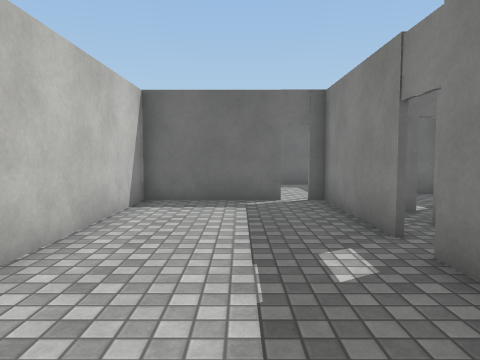
View 1 (above)

16 first-person views from a walk through a Unity game level. The camera is 1.3 m above the floor, tilts 4° down and sees 70° across. The floor is counted in squares, 1 m on a side. Each view is taken from the middle of a square. On the plan, view 1 faces up. The plan holds only what a view shows up to about 15 squares ahead; the rest is blank. The place goes on beyond the plan. Surface patterns are stand-ins for the level's own textures.

View 2
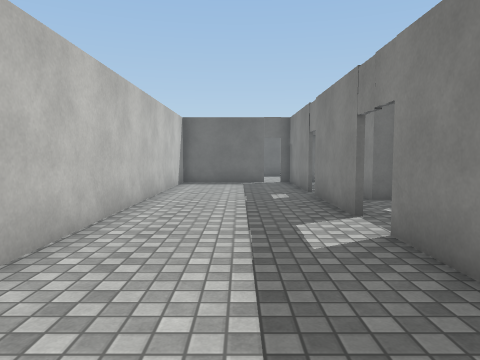

View 3
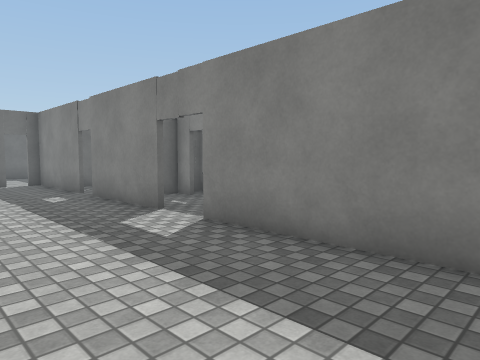

View 4
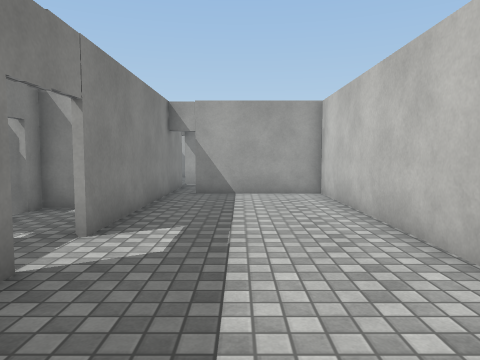

View 5
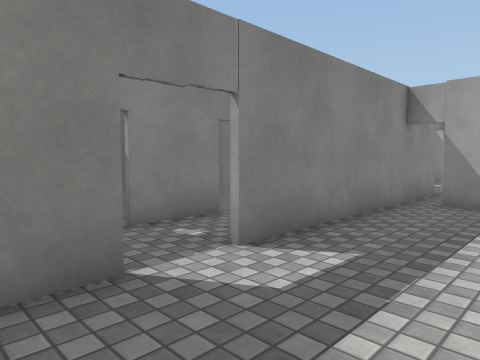

View 6
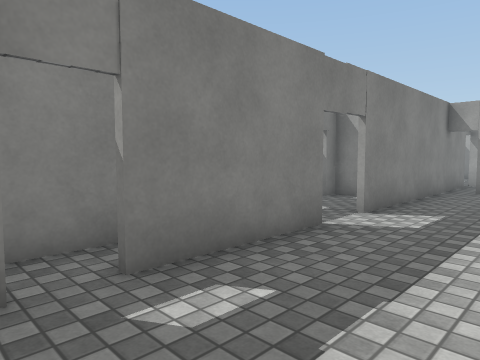

View 7
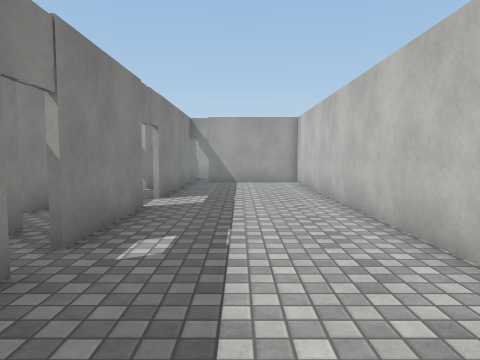

View 8
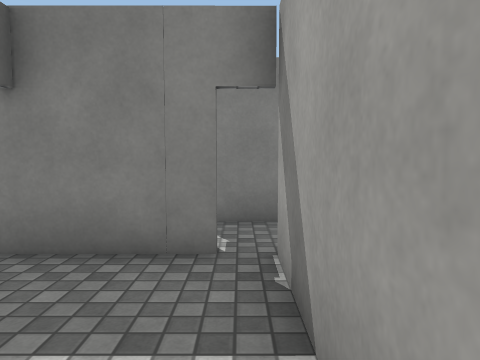

View 9
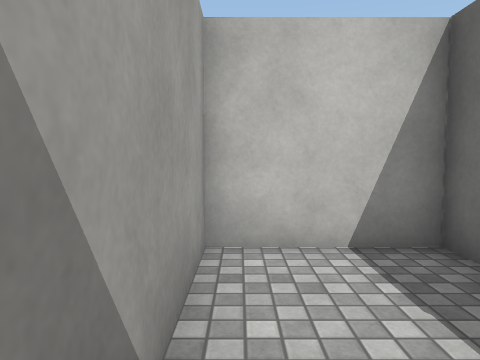

View 10
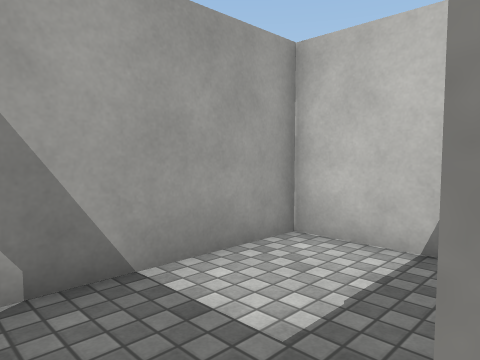

View 11
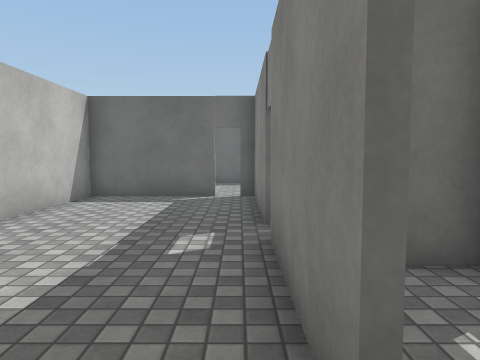

View 12
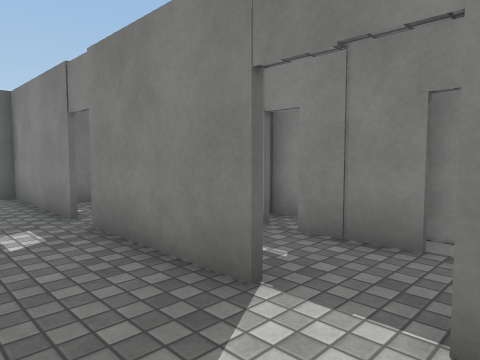

View 13
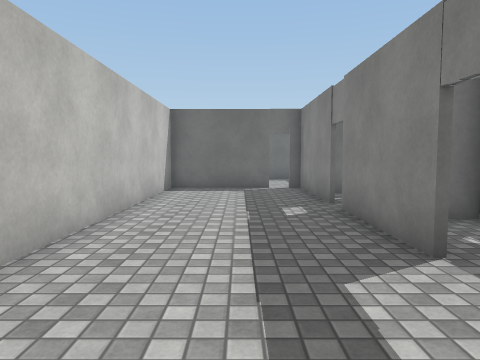

View 14
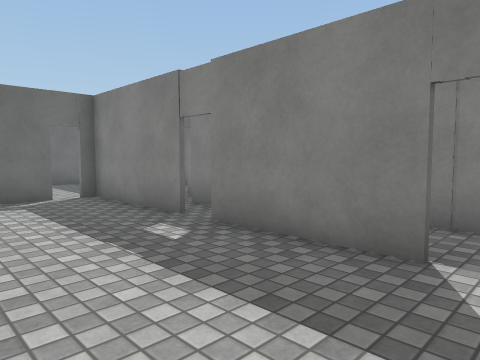

View 15
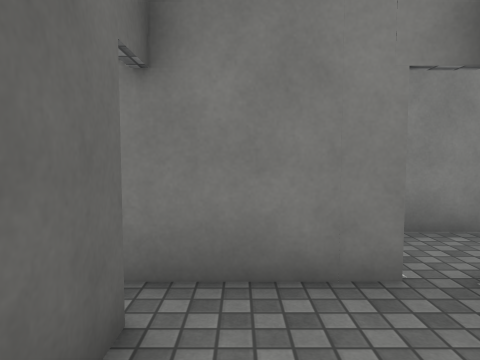

View 16
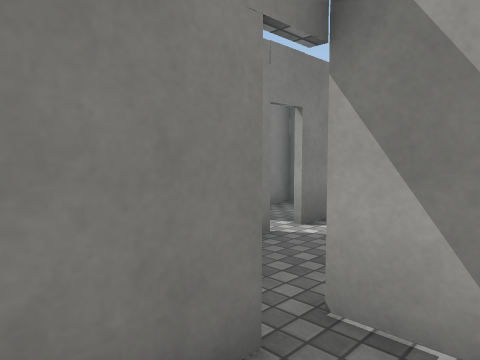

### Floor plan
Ten units are one square. View 1 is at (0, 0); x grows to the right and y downward. Boxes are objects, and circles mark ways between rooms. Rooms are numbered by the first view taken in them; rooms with no view inside come last. Other rooms are left out.
<svg viewBox="-34 -105 102 225">
<path fill="none" stroke="#000" d="M25 -2 25 -44M39 -30 39 -69M25 -54 25 -100M37 56 37 44M41 -79 32 -79M25 76 25 14M12 -100 -28 -100 -28 80M-29 79 16 79M16 81 1 81M25 108 25 76M-20 81 -29 81M-28 80 -28 115 25 115M49 5 49 -15M49 32 49 15M63 18 63 1M49 -21 49 -30M37 44 49 44 49 38M60 -30 39 -30"/>
<circle cx="20" cy="80" r="3" fill="#2a7"/>
<circle cx="30" cy="5" r="3" fill="#2a7"/>
<text x="0" y="-10">1</text>
<text x="0" y="100">2</text>
<text x="40" y="10">3</text>
</svg>
Room 1 opens to room 2. Room 1 opens to room 3.

Where each view was taken, in squares from view 1:
view 1: 0 up, 0 right, facing up
view 2: 7 down, 0 right, facing up
view 3: 7 down, 2 left, facing up-right
view 4: 4 up, 0 right, facing down
view 5: 2 up, 1 left, facing down-right
view 6: 6 up, 1 left, facing down-right
view 7: 9 up, 0 right, facing down
view 8: 11 down, 2 left, facing right
view 9: 11 down, 2 right, facing left
view 10: 8 down, 2 right, facing down-left
view 11: 1 down, 2 right, facing up
view 12: 2 down, 0 right, facing up-right
view 13: 4 down, 0 right, facing up
view 14: 1 down, 2 left, facing up-right
view 15: 9 down, 1 left, facing right
view 16: 9 down, 1 right, facing down-right
